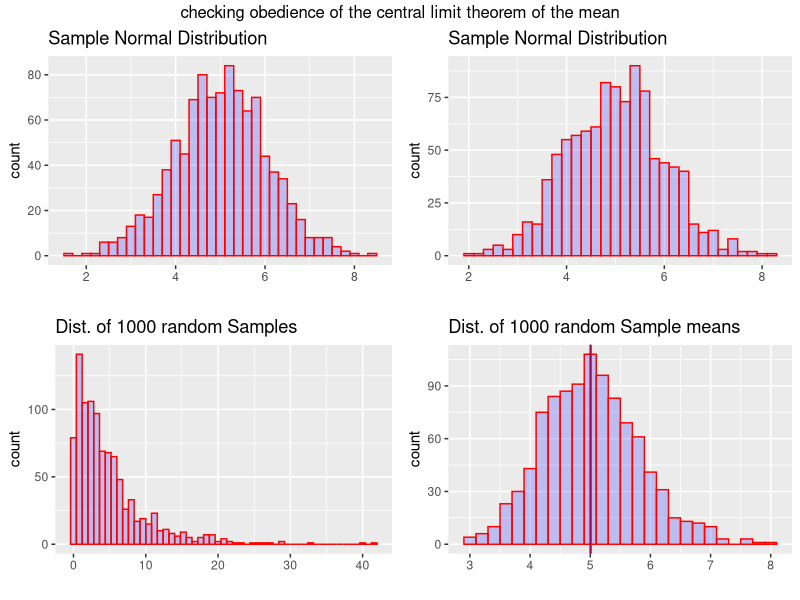
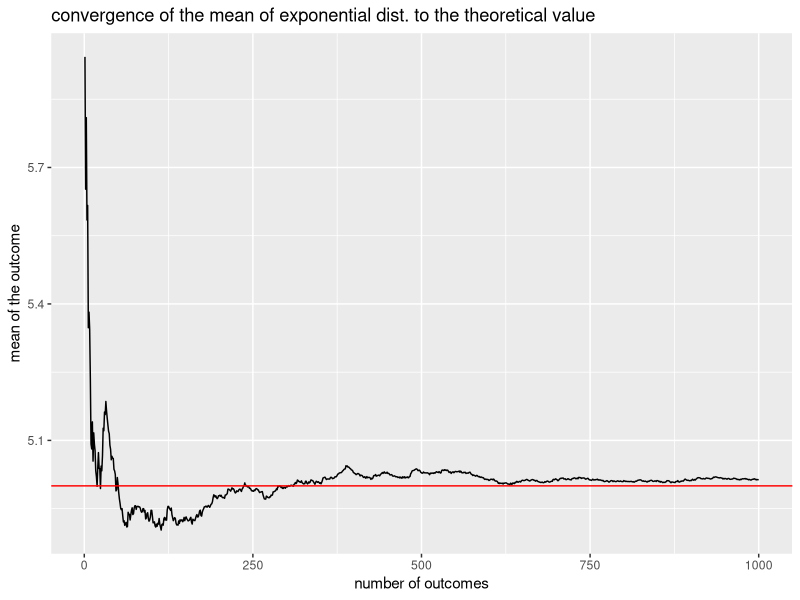
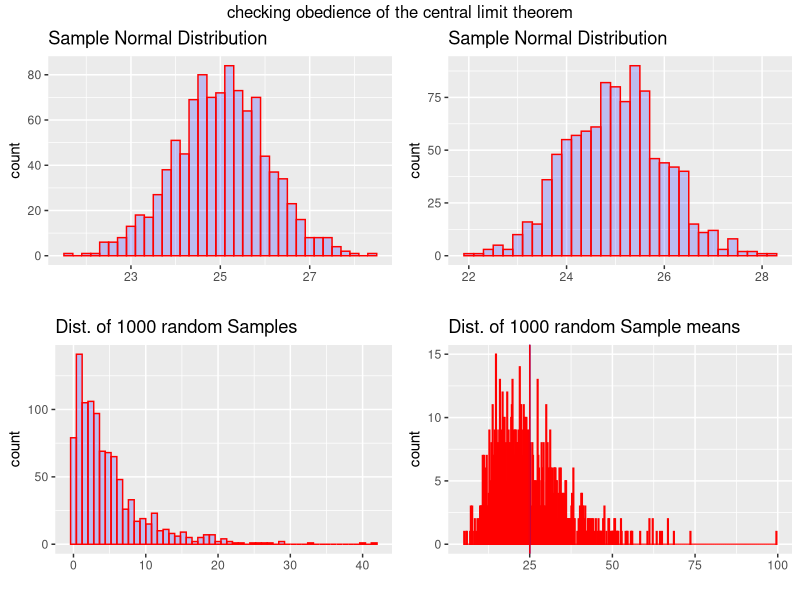
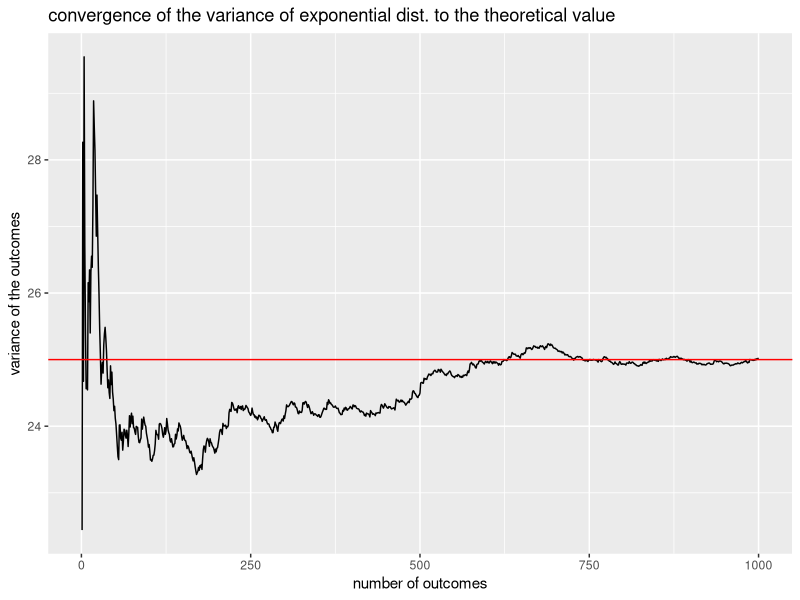

Here is the R script that generated these plots, in order:
## ---- chunk 1
options(warn = -1)
## ---- chunk 2
rm(list = ls())
if ("ggplot2" %in% row.names(installed.packages()) == FALSE){install.packages("ggplot2")}
if ("grid" %in% row.names(installed.packages()) == FALSE){install.packages("grid")}
if ("gridExtra" %in% row.names(installed.packages()) == FALSE){install.packages("gridExtra")}
library(ggplot2); library(grid); library(gridExtra)
## ---- chunk 3
mns <- NULL; vars <- NULL; lambda <- 0.2
# simulating 1000 means and variances
for (i in 1:1000){
  mns <- c(mns, mean(rexp(40, lambda)))
  vars <- c(vars, var(rexp(40, lambda)))
}
# getting the mean of the means
cummeans <- cumsum(mns)/(1:1000); cumvar <- cumsum(vars)/(1:1000)
## ---- chunk 4
mean.theor <- 1/lambda
var.theor <- (1/lambda)^2
print(paste("theoretical mean: ", mean.theor))
print(paste("theoretical variance: ", var.theor))
## ---- chunk 5
set.seed(100)
#sample normal distribution
p1 <- ggplot(mapping = aes(rnorm(1000, mean = mean.theor)))+
  geom_histogram(binwidth = 0.2, col="red", fill= "blue", alpha=0.2)+
  labs(x = "", title= "Sample Normal Distribution")
#distribution of 1000 random exps; not gaussian
p2 <- ggplot(data.frame(val = rexp(1000, 0.2)), aes(val))+
  geom_histogram(binwidth = 0.8, col="red", fill= "blue", alpha=0.2)+
  labs(x="", title= "Dist. of 1000 random Samples")
# distribution of means
mns.data <- data.frame(mns)
p3 <- ggplot(mns.data, aes(mns))+ 
  geom_histogram(binwidth = 0.2, col="red", fill= "blue", alpha=0.2)+
  geom_vline(xintercept = c(mean.theor, mean(mns)), col= c("blue", "red"),
                            size = 0.5)+
  labs(x="", title= "Dist. of 1000 random Sample means")
# arranging plots
set.seed(100)
lay <- rbind(c(1,2),c(3,4))
grid.arrange(p1, p1, p2, p3, layout_matrix= lay,
             top = "checking obedience of the central limit theorem of the mean")
## ---- chunk 6
ggplot(mapping = aes(1:1000, cummeans))+
  geom_line()+
  geom_hline(yintercept = mean.theor, col= "red")+
  labs(x = "number of outcomes", y = "mean of the outcome",
       title= "convergence of the mean of exponential dist. to the theoretical value")
## ---- chunk 7
#sample normal distribution
p5 <- ggplot(mapping = aes(rnorm(1000, mean = var.theor)))+
  geom_histogram(binwidth = 0.2, col="red", fill= "blue", alpha=0.2)+
  labs(x = "", title= "Sample Normal Distribution")

# distribution of variances
p6 <- ggplot(mapping= aes(vars))+
  geom_histogram(binwidth = 0.2, col="red", fill= "blue", alpha=0.2)+
  geom_vline(xintercept = c(var.theor, mean(vars)), col= c("blue", "red"),
             size = 0.5)+
  labs(title= "Dist. of 1000 random Sample means", x= "")
set.seed(100)
lay2 <- rbind(c(1, 2),
              c(3, 4))
grid.arrange(p5,p5, p2, p6, layout_matrix= lay2,
             top= "checking obedience of the central limit theorem")
## ---- chunk 8
ggplot(mapping = aes(1:1000, cumvar))+
  geom_line()+
  geom_hline(yintercept = var.theor, col= "red")+
  labs(x = "number of outcomes", y = "variance of the outcomes",
       title= "convergence of the variance of exponential dist. to the theoretical value")
